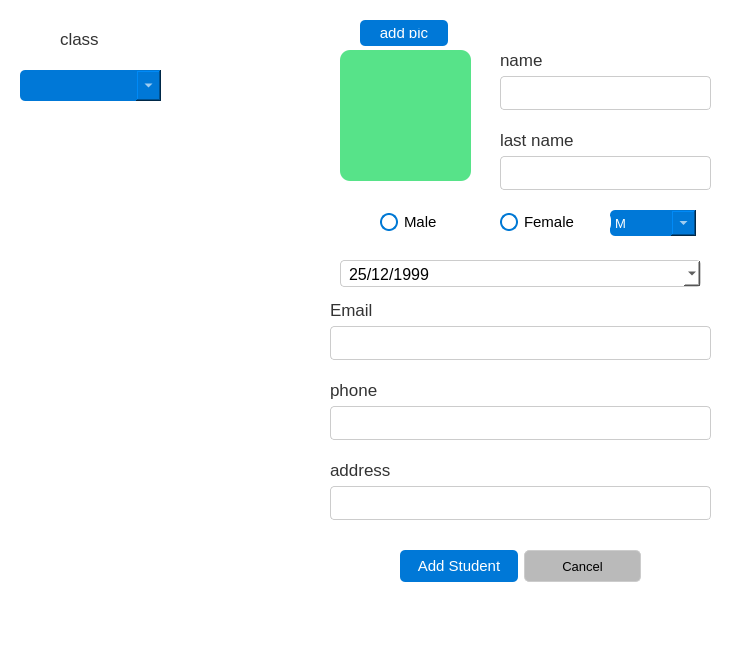
<?xml version="1.0" encoding="UTF-8"?>
<ui version="4.0">
 <class>AddStudentDialog</class>
 <widget class="QDialog" name="AddStudentDialog">
  <property name="geometry">
   <rect>
    <x>0</x>
    <y>0</y>
    <width>749</width>
    <height>671</height>
   </rect>
  </property>
  <property name="windowTitle">
   <string>Dialog</string>
  </property>
  <property name="styleSheet">
   <string notr="true">/* General Window */
QWidget {
    background-color:rgb(255, 255, 255); /* Light Gray for Light Mode */
    color: #000000;           /* Black Text */
    font-family: &quot;Segoe UI&quot;, Arial, sans-serif;
    font-size: 12pt;
border-radius: 10px;
}

/* Dark Mode (Toggle this for dark theme) */
/*
QWidget {
    background-color: #2b2b2b; 
    color: #ffffff;           
}
*/

/* Buttons */
QPushButton {
    background-color: #0078d7; /* Windows Blue */
    color: white;
    border-radius: 5px;
    padding: 8px 16px;
    border: none;
    font-size: 11pt;
}
QPushButton:hover {
    background-color: #005a9e; /* Darker Blue on Hover */
}
QPushButton:pressed {
    background-color: #004578; /* Even Darker Blue on Click */
}

/* Input Fields */
QLineEdit {
    background-color: white;
    color: black;
    border: 1px solid #cccccc;
    border-radius: 4px;
    padding: 6px;
}
QLineEdit:focus {
    border: 1px solid #0078d7; /* Blue Border on Focus */
    background-color: #ffffff;
}

/* Labels */
QLabel {
    font-size: 13pt;
    color: #333333; /* Dark Gray */
}

/* Checkboxes and Radio Buttons */
QCheckBox, QRadioButton {
    spacing: 6px;
    color: #333333;
}

/* Scrollbars */
QScrollBar:vertical {
    border: none;
    background: #f3f3f3;
    width: 8px;
    margin: 0px 0px 0px 0px;
}
QScrollBar::handle:vertical {
    background: #cccccc;
    border-radius: 4px;
}
QScrollBar::handle:vertical:hover {
    background: #aaaaaa;
}
</string>
  </property>
  <widget class="QWidget" name="layoutWidget">
   <property name="geometry">
    <rect>
     <x>330</x>
     <y>300</y>
     <width>381</width>
     <height>60</height>
    </rect>
   </property>
   <layout class="QVBoxLayout" name="verticalLayout_2">
    <item>
     <widget class="QLabel" name="label_3">
      <property name="font">
       <font>
        <family>Segoe UI</family>
        <pointsize>13</pointsize>
       </font>
      </property>
      <property name="text">
       <string>Email</string>
      </property>
     </widget>
    </item>
    <item>
     <widget class="QLineEdit" name="email_field"/>
    </item>
   </layout>
  </widget>
  <widget class="QWidget" name="layoutWidget_2">
   <property name="geometry">
    <rect>
     <x>330</x>
     <y>380</y>
     <width>381</width>
     <height>60</height>
    </rect>
   </property>
   <layout class="QVBoxLayout" name="verticalLayout_3">
    <item>
     <widget class="QLabel" name="label_4">
      <property name="font">
       <font>
        <family>Segoe UI</family>
        <pointsize>13</pointsize>
       </font>
      </property>
      <property name="text">
       <string>phone</string>
      </property>
     </widget>
    </item>
    <item>
     <widget class="QLineEdit" name="phone_field"/>
    </item>
   </layout>
  </widget>
  <widget class="QWidget" name="layoutWidget">
   <property name="geometry">
    <rect>
     <x>500</x>
     <y>50</y>
     <width>211</width>
     <height>60</height>
    </rect>
   </property>
   <layout class="QVBoxLayout" name="verticalLayout">
    <item>
     <widget class="QLabel" name="label_2">
      <property name="font">
       <font>
        <family>Segoe UI</family>
        <pointsize>13</pointsize>
       </font>
      </property>
      <property name="text">
       <string>name</string>
      </property>
     </widget>
    </item>
    <item>
     <widget class="QLineEdit" name="name_field"/>
    </item>
   </layout>
  </widget>
  <widget class="QWidget" name="layoutWidget">
   <property name="geometry">
    <rect>
     <x>400</x>
     <y>550</y>
     <width>241</width>
     <height>32</height>
    </rect>
   </property>
   <layout class="QHBoxLayout" name="horizontalLayout">
    <item>
     <widget class="QPushButton" name="add_student_button">
      <property name="minimumSize">
       <size>
        <width>0</width>
        <height>30</height>
       </size>
      </property>
      <property name="styleSheet">
       <string notr="true"/>
      </property>
      <property name="text">
       <string>Add Student</string>
      </property>
     </widget>
    </item>
    <item>
     <widget class="QPushButton" name="pushButton">
      <property name="minimumSize">
       <size>
        <width>0</width>
        <height>30</height>
       </size>
      </property>
      <property name="styleSheet">
       <string notr="true">/* Cancel Button */




/*#bababa*/

/*background-color: transparent; */



QPushButton {
    background-color: #bababa; /* No background */
    color: black;                  /* Black text */
    border: 1px solid #cccccc;     /* Light gray border */
    border-radius: 5px;
    padding: 8px 16px;
    font-size: 10pt;
}

QPushButton:hover {
    background-color: #e5e5e5; /* Light gray on hover */
    border: 1px solid #bbbbbb; /* Slightly darker gray border on hover */
}

QPushButton:pressed {
    background-color: #d9d9d9; /* Darker gray on press */
    border: 1px solid #aaaaaa; /* Even darker gray border on press */
}
</string>
      </property>
      <property name="text">
       <string>Cancel</string>
      </property>
     </widget>
    </item>
   </layout>
  </widget>
  <widget class="QWidget" name="layoutWidget_4">
   <property name="geometry">
    <rect>
     <x>500</x>
     <y>130</y>
     <width>211</width>
     <height>60</height>
    </rect>
   </property>
   <layout class="QVBoxLayout" name="verticalLayout_5">
    <item>
     <widget class="QLabel" name="label_6">
      <property name="font">
       <font>
        <family>Segoe UI</family>
        <pointsize>13</pointsize>
       </font>
      </property>
      <property name="text">
       <string>last name</string>
      </property>
     </widget>
    </item>
    <item>
     <widget class="QLineEdit" name="last_name_field"/>
    </item>
   </layout>
  </widget>
  <widget class="QComboBox" name="classes_dropdown">
   <property name="geometry">
    <rect>
     <x>20</x>
     <y>70</y>
     <width>141</width>
     <height>31</height>
    </rect>
   </property>
   <property name="styleSheet">
    <string notr="true">            QComboBox {
                background-color: #0078d7;  /* Blue background */
                color: white;              /* White text */
                border: none;
                border-radius: 5px;        /* Rounded corners */
                font-size: 10pt;
            }
            QComboBox:hover {
                background-color: #005a9e; /* Darker blue on hover */
            }
 


            QComboBox QAbstractItemView {
                background-color: #bababa; /* White background for drop-down menu */
                color: black;              /* Black text in drop-down */

            }



            QComboBox::down-arrow {
                width: 8px;
                height: 8px;
                margin: 0px;
            }


           QComboBox::drop-down {
                width: 25px;

            }
</string>
   </property>
  </widget>
  <widget class="QLabel" name="label_7">
   <property name="geometry">
    <rect>
     <x>60</x>
     <y>30</y>
     <width>51</width>
     <height>18</height>
    </rect>
   </property>
   <property name="text">
    <string>class</string>
   </property>
  </widget>
  <widget class="QComboBox" name="comboBox">
   <property name="geometry">
    <rect>
     <x>610</x>
     <y>210</y>
     <width>86</width>
     <height>26</height>
    </rect>
   </property>
   <property name="styleSheet">
    <string notr="true">            QComboBox {
                background-color: #0078d7;  /* Blue background */
                color: white;              /* White text */
                border: none;
                border-radius: 5px;        /* Rounded corners */
                font-size: 10pt;
            }
            QComboBox:hover {
                background-color: #005a9e; /* Darker blue on hover */
            }
 


            QComboBox QAbstractItemView {
                background-color: #bababa; /* White background for drop-down menu */
                color: black;              /* Black text in drop-down */

            }



            QComboBox::down-arrow {
                width: 8px;
                height: 8px;
                margin: 0px;
            }


           QComboBox::drop-down {
                width: 25px;

            }
</string>
   </property>
   <item>
    <property name="text">
     <string>M</string>
    </property>
   </item>
   <item>
    <property name="text">
     <string>F</string>
    </property>
   </item>
  </widget>
  <widget class="QDateEdit" name="birth_date">
   <property name="geometry">
    <rect>
     <x>340</x>
     <y>260</y>
     <width>361</width>
     <height>27</height>
    </rect>
   </property>
   <property name="styleSheet">
    <string notr="true">
    background-color: white;
    color: black;
    border: 1px solid #cccccc;
    border-radius: 4px;
    padding: 6px;
</string>
   </property>
   <property name="wrapping">
    <bool>false</bool>
   </property>
   <property name="dateTime">
    <datetime>
     <hour>0</hour>
     <minute>0</minute>
     <second>0</second>
     <year>1999</year>
     <month>12</month>
     <day>25</day>
    </datetime>
   </property>
   <property name="displayFormat">
    <string>d/M/yyyy</string>
   </property>
   <property name="calendarPopup">
    <bool>true</bool>
   </property>
  </widget>
  <widget class="QWidget" name="layoutWidget_3">
   <property name="geometry">
    <rect>
     <x>330</x>
     <y>460</y>
     <width>381</width>
     <height>60</height>
    </rect>
   </property>
   <layout class="QVBoxLayout" name="verticalLayout_4">
    <item>
     <widget class="QLabel" name="label_5">
      <property name="font">
       <font>
        <family>Segoe UI</family>
        <pointsize>13</pointsize>
       </font>
      </property>
      <property name="text">
       <string>address</string>
      </property>
     </widget>
    </item>
    <item>
     <widget class="QLineEdit" name="address_field"/>
    </item>
   </layout>
  </widget>
  <widget class="QPushButton" name="add_pic">
   <property name="geometry">
    <rect>
     <x>360</x>
     <y>20</y>
     <width>88</width>
     <height>26</height>
    </rect>
   </property>
   <property name="text">
    <string>add pic</string>
   </property>
  </widget>
  <widget class="QRadioButton" name="radioButton">
   <property name="geometry">
    <rect>
     <x>380</x>
     <y>210</y>
     <width>111</width>
     <height>24</height>
    </rect>
   </property>
   <property name="styleSheet">
    <string notr="true">QRadioButton {
    spacing: 6px; /* Space between the radio button and label text */
    color: black; /* Text color */
    font-size: 11pt;
}

QRadioButton::indicator {
    width: 14px;
    height: 14px;
    border-radius: 9px; /* Makes the indicator circular */
    border: 2px solid #0078D4; /* Fluent Blue border */
    background-color: transparent; /* Transparent background */
}

QRadioButton::indicator:hover {
    border-color: #005a9e; /* Darker Fluent Blue on hover */
}

QRadioButton::indicator:checked {
    background-color: #0078D4; /* Fluent Blue when checked */
    border-color: #0078D4; /* Fluent Blue border */
}

QRadioButton::indicator:pressed {
    background-color: #004578; /* Darker blue on press */
}

QRadioButton::indicator:checked:hover {
    background-color: #005a9e; /* Slightly darker blue on hover when checked */
}

QRadioButton::indicator:disabled {
    border-color: #d6d6d6; /* Light gray for disabled state */
    background-color: #f0f0f0; /* Light gray background for disabled */
}

QRadioButton::indicator:checked:disabled {
    background-color: #d6d6d6; /* Gray checked state for disabled */
    border-color: #d6d6d6;
}
</string>
   </property>
   <property name="text">
    <string>Male</string>
   </property>
  </widget>
  <widget class="QRadioButton" name="radioButton_2">
   <property name="geometry">
    <rect>
     <x>500</x>
     <y>210</y>
     <width>111</width>
     <height>24</height>
    </rect>
   </property>
   <property name="styleSheet">
    <string notr="true">QRadioButton {
    spacing: 6px; /* Space between the radio button and label text */
    color: black; /* Text color */
    font-size: 11pt;
}

QRadioButton::indicator {
    width: 14px;
    height: 14px;
    border-radius: 9px; /* Makes the indicator circular */
    border: 2px solid #0078D4; /* Fluent Blue border */
    background-color: transparent; /* Transparent background */
}

QRadioButton::indicator:hover {
    border-color: #005a9e; /* Darker Fluent Blue on hover */
}

QRadioButton::indicator:checked {
    background-color: #0078D4; /* Fluent Blue when checked */
    border-color: #0078D4; /* Fluent Blue border */
}

QRadioButton::indicator:pressed {
    background-color: #004578; /* Darker blue on press */
}

QRadioButton::indicator:checked:hover {
    background-color: #005a9e; /* Slightly darker blue on hover when checked */
}

QRadioButton::indicator:disabled {
    border-color: #d6d6d6; /* Light gray for disabled state */
    background-color: #f0f0f0; /* Light gray background for disabled */
}

QRadioButton::indicator:checked:disabled {
    background-color: #d6d6d6; /* Gray checked state for disabled */
    border-color: #d6d6d6;
}
</string>
   </property>
   <property name="text">
    <string>Female</string>
   </property>
  </widget>
  <widget class="QLabel" name="label">
   <property name="geometry">
    <rect>
     <x>340</x>
     <y>50</y>
     <width>131</width>
     <height>131</height>
    </rect>
   </property>
   <property name="styleSheet">
    <string notr="true">background-color: rgb(87, 227, 137);</string>
   </property>
   <property name="text">
    <string/>
   </property>
  </widget>
 </widget>
 <resources/>
 <connections/>
</ui>
